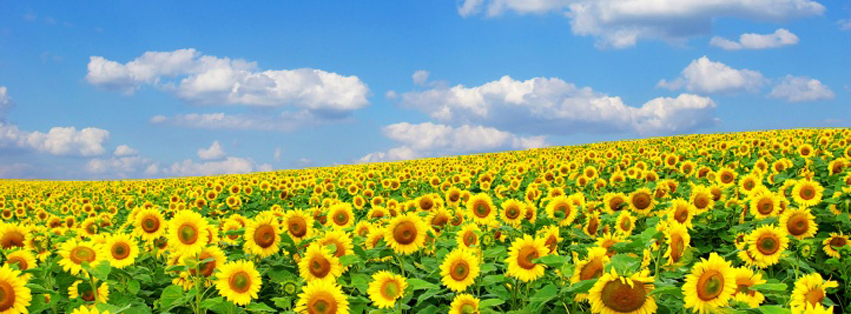
//> input picture cg.png, 851 x 314 px
$ ./outra   (built with g++ and OpenCV 4)
//> lines starting //> are read from the running program, lines starting //| are printed output that depends on the picture; after the words box and inside, x2 and y2 are one past the last pixel; in counts of white or black regions, pixels touching at a corner belong together
#include <iostream>
#include <string>
#include <opencv2/core.hpp>
#include <opencv2/imgcodecs.hpp>
#include <opencv2/imgproc.hpp>
#include <opencv2/highgui.hpp>
#include <stdexcept>  // Para runtime_error

using namespace cv;
using namespace std;

// O bloco é organizado em 8 bits de carga,
// 4 para marcar o fim da carga
// e 20 para a localização do próximo bloco (y * N + x)

void binarizeImage(Mat &sobelImage, int threshold) {
    for (int i = 0; i < sobelImage.rows; ++i) {
        for (int j = 0; j < sobelImage.cols; ++j) {
            uchar &pixel = sobelImage.at<uchar>(i, j);
            pixel = (pixel >= threshold) ? 255 : 0;
        }
    }
}

bool checaSequencia(const Mat &sobelImage, int &startY, int &startX, int length,
                    int &initY, int &initX) {
    int contaSequencia = 0;

    for (int i = startY; i < sobelImage.rows; i++) {
        for (int j = (i == startY ? startX : 0); j < sobelImage.cols; j++) {
            if (sobelImage.at<uchar>(i, j) == 255) {
                // Armazena a posição do início da sequência
                if (contaSequencia == 0) {
                    initY = i;
                    initX = j;
                }
                contaSequencia++;
            } else {
                // Reseta a contagem se a sequência for interrompida
                contaSequencia = 0;
            }

            // Verifica se a sequência foi encontrada
            if (contaSequencia == length) {
                startY = i;
                startX = j;
                cout << "\n\n" << "Sequência de " << length << " pixels encontrada.\n";
                return true;
            }
        }
    }
    // Se chegou ao fim da imagem sem encontrar a sequência
    return false;
}


// Função auxiliar para definir o LSB de um pixel
void setLSB(Mat &image, Point local, int bitValue) {
    Vec3b &pixel = image.at<Vec3b>(local.y, local.x);
    // Define o valor do LSB de acordo com o valor de bitValue
    if (bitValue == 1) {
        pixel[0] |= 1;  // Força o LSB para 1
    } else {
        pixel[0] &= ~1; // Força o LSB para 0
    }  // Altera apenas o LSB do canal azul
    cout << "\n" << pixel << "\n";
}

// Função para inserir um bloco de 8 + 20 bits nos pixels da imagem
void insertBlock(Mat &image, char carga, Point ptoInicial, Point ptoSeguinte) {

    vector<int> bitValues(8);

    int i = ptoInicial.x;
    int j = ptoInicial.y;

    cout << "\n" << "Inserindo bloco para o caractere: '" << carga << "'\n";
    cout << "Localização inicial do bloco atual: " << ptoInicial << "\n";
    // cout << "Localização do bloco anterior: " << loc1 << "\n";

    cout << "Bits de carga: ";
    for (int k = 7; k >= 0; --k) {
        bitValues[7 - k] = (carga >> k) & 1;
        cout << bitValues[7 - k];
    }
    cout << "\n";

    // Loop para inserir os bits na imagem
    int bitIndex = 0;
    while (bitIndex < 8) {
        if (i >= image.cols) {  // Se atingir o fim da coluna, passa para a próxima linha
            i = 0;
            j++;
        }
        if (j >= image.rows) {  // Se atingir o fim da linha, para de inserir (fora dos limites da imagem)
            cout << "Erro: imagem muito pequena para inserir todos os bits." << endl;
            return;
        }
        setLSB(image, Point(i, j), bitValues[bitIndex]);
        bitIndex++;
        i++;  // Avança para o próximo pixel na coluna
    }
    cout << "\n";

    //declara y converte
    int loc = ptoSeguinte.y * image.cols + ptoSeguinte.x;
    vector<int> locBits(20);

    cout << "\nBits de loc (" << loc << "): ";
    for (int k = 19; k >= 0; --k) {
        locBits[19 - k] = (loc >> k) & 1;
        cout << locBits[19 - k]; // Exibe cada bit após calcular
    }
    cout << "\n";

    bitIndex = 0;
    while (bitIndex < 20) {
        if (i >= image.cols) {
            i = 0;
            j++;
        }
        if (j >= image.rows) {
            cout << "Erro: imagem muito pequena para inserir todos os bits." << endl;
            return;
        }
        cout << "Inserindo locBit[" << bitIndex << "] = " << locBits[bitIndex]
            << " na posição (" << i << ", " << j << ")" << endl;

        setLSB(image, Point(i, j), locBits[bitIndex]);
        bitIndex++;
        i++;  // Avança para o próximo pixel na coluna
    }
}


void encodeMessage(Mat &image, const Mat &sobelImage, const string &message) {

    vector<Point> positions;

    string delimitada = message + '\0';

    int blocksInserted = 0;

    //coordenadas atuais da sequência de busca de blocos
    int x = 0;
    int y = 0;
    int startX = 0;
    int startY = 0;

    for(int i = 0; i < delimitada.length(); i++){

        int initY, initX;

        if (checaSequencia(sobelImage, startY, startX, 29, initY, initX)) {
            cout << "Início da sequência: (" << initY << ", " << initX << ")\n";
            cout << "Fim da sequência: (" << startY << ", " << startX << ")\n";
				startX ++; // proximo elemento após fim de bloco - Rizzo

            //vetor de posições inicias dos blocos
            positions.push_back(Point(initX, initY));

            blocksInserted++;

        }
    }

    for (int i = 0; i < delimitada.length(); i++){
        char caractere = delimitada[i];
        Point pos = positions[i];
        Point posProx = positions[i+1];

        cout << "\n" << "Bloco em posição inicial: (" << pos.x << ", " << pos.y << ")\n";
        insertBlock(image, caractere, pos, posProx);
    }

    bool endOfMessage = false;
}

// Função para extrair o LSB de um pixel em uma imagem
int extractLSB(const Vec3b &pixel) {
    return pixel[0] % 2;  // Retorna o LSB do canal azul
}

char decodeBloco(const Mat image, int &N) {
    int y = N / image.cols;
    int x = N % image.cols;

    char caractere = 0;
    int newN = 0;

    for (int i = 0 ; i < 8; ++i) {
        if (x >= image.cols) {
            x = 0;
            ++y;
        }
        if (y >= image.rows) {
            throw runtime_error("Fim da imagem atingido durante a decodificação.");
        }

        Vec3b pixel = image.at<Vec3b>(y, x);
        int lsb = extractLSB(pixel);

        caractere = (caractere << 1) | lsb;

        // Debugging: print the values at each step
        cout << "[Caractere] Bit " << i << ": LSB = " << lsb
        << ", Caractere (parcial) = " << caractere << endl;

        ++x;
    }

    if(caractere == '\0'){
        return caractere;
    }

    for (int i = 8; i < 28; ++i) {
        if (x >= image.cols) {
            x = 0;
            ++y;
        }
        if (y >= image.rows) {
            throw runtime_error("Fim da imagem atingido durante a decodificação.");
        }

        Vec3b pixel = image.at<Vec3b>(y, x);
        int lsb = extractLSB(pixel);

        newN = (newN << 1) | lsb;

        // Debugging: print the values at each step
        cout << "[newN] Bit " << i << ": LSB = " << lsb
        << ", newN (parcial) = " << newN << endl;

        ++x;
    }

    if (newN == 0) {
    throw runtime_error("newN decodificado como 0, o que causa loop infinito.");
    }

    N = newN;
    return caractere;
}

string decodeImagem(const Mat &image, int inicialN) {
    string mensagem;
    int N = inicialN;
    char caractere = '-';

    do {

        cout << caractere;
        caractere = decodeBloco(image, N);

        if(N == inicialN){return "erro menor";}

        mensagem += caractere;

    } while (caractere != '\0');

    return mensagem;
}


int main() {
    //char nome[100], nome_out[100];
    int ksize = 0;
    Mat img, img_sobel, img_gray, imgOri;

    // cout << "Digite o nome da imagem original: ";
    // cin >> nome;
    //comentei pra não ter que ficar digitando toda hora
    string nome = "cg.png";

    // Carregar a imagem original
    imgOri = imread(nome);
//> imgOri is the input picture: 314 rows x 851 cols, CV_8UC3; mean B, G, R 114.9, 164.5, 142.6

    if (imgOri.empty()) {  // Verificar se a imagem foi carregada
        cerr << "Erro: Não foi possível abrir a imagem: " << nome << endl;
        return -1;  // Encerrar o programa com código de erro
    }

    // Converter para escala de cinza
    cvtColor(imgOri, img_gray, COLOR_BGR2GRAY);
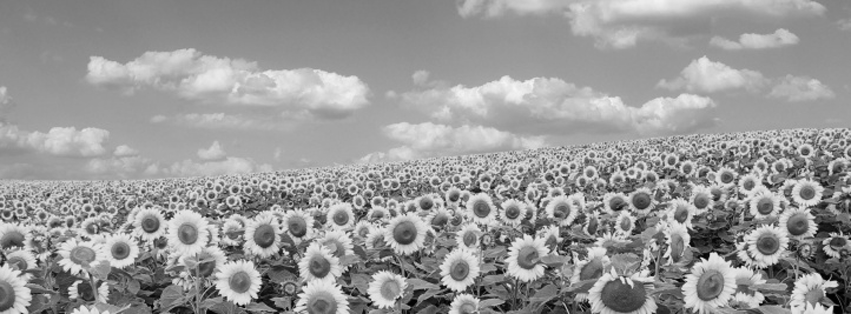
//> img_gray: 314 rows x 851 cols, CV_8UC1; min 0, max 246, mean 152.3

    // Solicitar o tamanho do kernel do Sobel
    try {
        //cout << "Digite o tamanho do kernel do Sobel (ímpar entre 3 e 31): ";
        //cin >> ksize;
        ksize = 3;

        if (ksize < 3 || ksize > 31 || (ksize % 2 == 0)) {
            throw runtime_error("Valor inválido! O kernel deve ser ímpar entre 3 e 31.");
        }
    }
    catch (const runtime_error& e) {
        cerr << "Erro: " << e.what() << endl;
        return -1;  // Encerrar o programa com código de erro
    }

    // Aplicar o filtro Sobel para detectar bordas
    Sobel(img_gray, img_sobel, CV_8U, 1, 0, ksize, 1, 1, BORDER_DEFAULT);
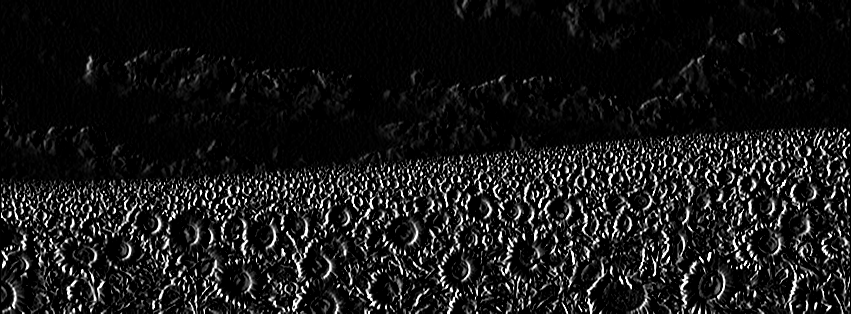
//> img_sobel: 314 rows x 851 cols, CV_8UC1; min 0, max 255, mean 24.4

    // Salvar a imagem Sobel original antes da binarização
    imwrite("sobel_original.png", img_sobel);

    int threshold;

    // cout << "Digite o valor do threshold (0 a 255): ";
    // cin >> threshold;
    threshold = 0;

    // Recebe endereço da img_sobel
    binarizeImage(img_sobel, threshold);
//> img_sobel: 314 rows x 851 cols, CV_8UC1; every value is 255
    // Salvar a imagem Sobel binarizada
    imwrite("imagem_binarizada.png", img_sobel);

    string nome_out = "teste.png";
    // cin.ignore();
    // cout << "Digite o nome da imagem de saida: ";
    // cin >> nome_out;

    string mensagem = "caio";

    // Codificar a mensagem na imagem
    Mat imgWithMessage = imgOri.clone();
    encodeMessage(imgWithMessage, img_sobel, mensagem);
//> the loop in encodeMessage, `for(int i = 0; i < delimitada.length(); i++)` made 5 passes
//> (startX, initX) on passes 1 to 5: (29, 0), (58, 29), (87, 58), (116, 87), (145, 116)
//| Início da sequência: (0, 0)
//| Fim da sequência: (0, 28)
//| Início da sequência: (0, 29)
//| Fim da sequência: (0, 57)
//| Início da sequência: (0, 58)
//| Fim da sequência: (0, 86)
//| Início da sequência: (0, 87)
//| Fim da sequência: (0, 115)
//| Início da sequência: (0, 116)
//| Fim da sequência: (0, 144)
//> after the loop in encodeMessage, `for(int i = 0; i < delimitada.length(); i++)`: startX = 145; blocksInserted = 5
//> the loop in encodeMessage, `for (int i = 0; i < delimitada.length(); i++)` made 5 passes
//> (pos, posProx, loc in insertBlock) on passes 2 to 5: (Point(29, 0), Point(58, 0), 58), (Point(58, 0), Point(87, 0), 87), (Point(87, 0), Point(116, 0), 116), (Point(116, 0), Point(-553648001, -1050242479), -956800062)
//> (posProx, loc in insertBlock) on pass 1: (Point(29, 0), 29)
//| Bloco em posição inicial: (0, 0)
//| Localização inicial do bloco atual: [0, 0]
//| Bits de loc (29):
//| Bloco em posição inicial: (29, 0)
//> (the first 4 of 15 printed lines)
//> after the loop in encodeMessage, `for (int i = 0; i < delimitada.length(); i++)`: image: 314 rows x 851 cols, CV_8UC3; mean B, G, R 114.9, 164.5, 142.6

    // Salvar a imagem com a mensagem inserida
    imwrite(nome_out, imgWithMessage);

    // Decodificar a mensagem no final

    int N = 0;

    // cin.ignore();
    // cout << "Digite o valor de N do primeiro bloco: ";
    // cin >> N;
    string recoveredMessage = decodeImagem(imgWithMessage, N);
//> the loop in decodeImagem, `do` made 5 passes
//> (caractere, N, mensagem) on passes 2 to 4: ('a', 58, "ca"), ('i', 87, "cai"), ('o', 116, "caio")
//> (caractere, N, mensagem) on pass 1: ('c', 29, 'c')
//| caio

    // // Mostrar a mensagem recuperada
    cout << "Mensagem decodificada: " << recoveredMessage << endl;
//| Mensagem decodificada: caio

    // Comparar a imagem original com a imagem com mensagem para visualizar a diferença
    Mat diffImage = Mat::zeros(imgOri.size(), CV_8UC1); // Imagem de comparação inicializada como preta

    for (int i = 0; i < imgOri.rows; ++i) {
        for (int j = 0; j < imgOri.cols; ++j) {
            uchar originalBit = imgOri.at<Vec3b>(i, j)[0] & 0x01; // Último bit da imagem original
            uchar messageBit = imgWithMessage.at<Vec3b>(i, j)[0] & 0x01; // Último bit da imagem com mensagem

            // Se o bit for diferente, coloca um ponto branco; se for igual, ponto preto
            diffImage.at<uchar>(i, j) = (originalBit != messageBit) ? 255 : 0;
        }
    }
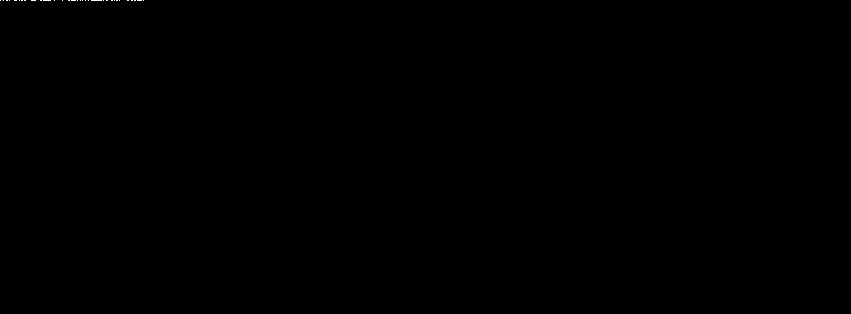
//> diffImage: 314 rows x 851 cols, CV_8UC1; 0.03% white in thin lines or dots, all inside (x1, y1, x2, y2) = (0, 0, 144, 1)
    imwrite("imagem_diferenca.png", diffImage);

    return 0;
}

$ run again, with 7.png copied over cg.png
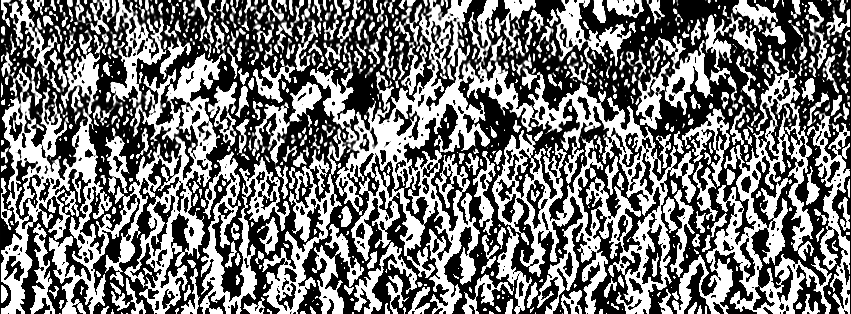
//> input picture 7.png, 851 x 314 px
//> imgOri is the input picture: 314 rows x 851 cols, CV_8UC3; min 0, max 255, mean 117.9
//> `Sobel(img_gray, img_sobel, CV_8U, 1, 0, ksize, 1, 1, BORDER_DEFAULT);`:
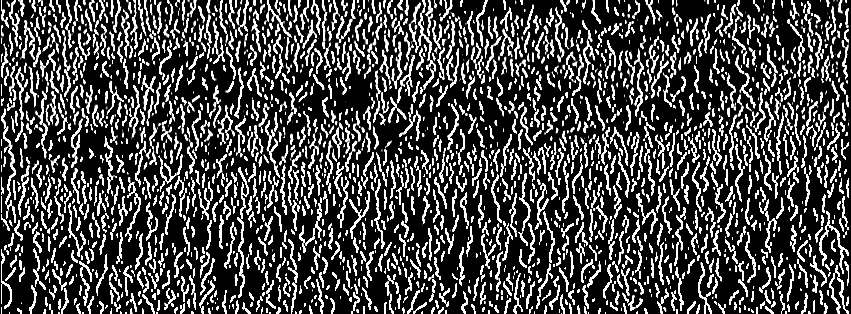
//> img_sobel: 314 rows x 851 cols, CV_8UC1; min 0, max 255, mean 70.2
//> the loop in encodeMessage, `for(int i = 0; i < delimitada.length(); i++)` made 5 passes
//> (startX, initX) on passes 1 to 5: (29, 0), (58, 29), (87, 58), (116, 87), (145, 116)
//> (printed output is left out)
//> after the loop in encodeMessage, `for(int i = 0; i < delimitada.length(); i++)`: startX = 145; blocksInserted = 5
//> the loop in encodeMessage, `for (int i = 0; i < delimitada.length(); i++)` made 5 passes
//> (pos, posProx, loc in insertBlock) on passes 2 to 5: (Point(29, 0), Point(58, 0), 58), (Point(58, 0), Point(87, 0), 87), (Point(87, 0), Point(116, 0), 116), (Point(116, 0), Point(-754974593, 812248040), -1021627209)
//> (printed output is left out)
//> the loop in decodeImagem, `do` made 5 passes
//> (caractere, N, mensagem) on passes 2 to 4: ('a', 58, "ca"), ('i', 87, "cai"), ('o', 116, "caio")
//> (printed output is left out)
//| Mensagem decodificada: caio
